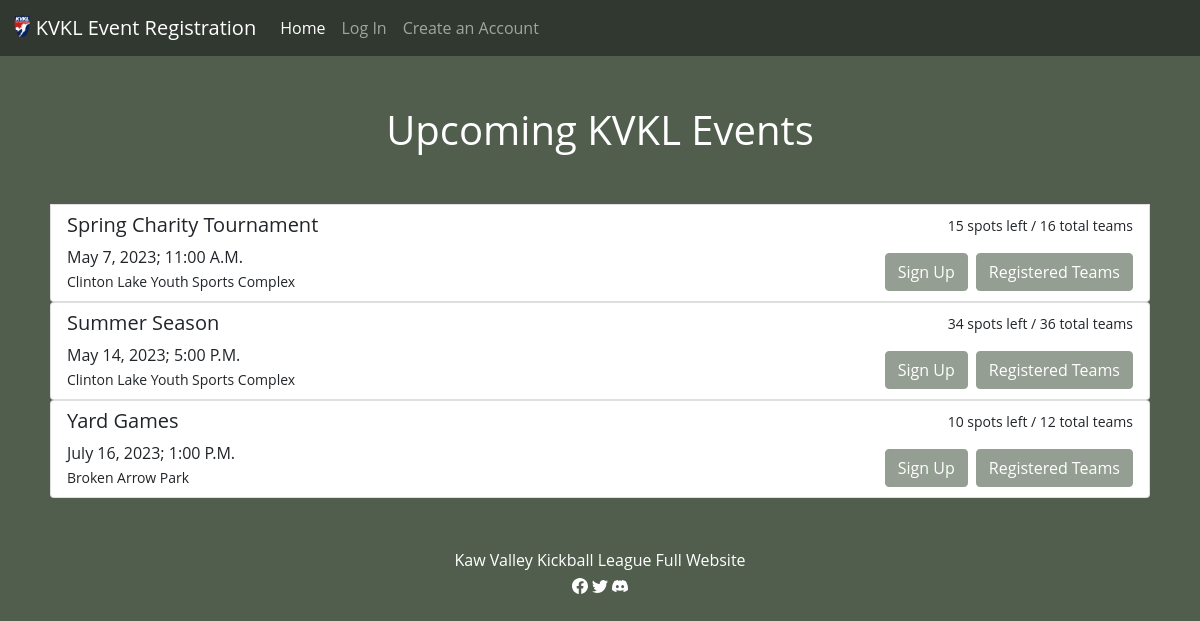
The page / on the database its author committed.
### tables this page shows
CREATE TABLE events (id INTEGER NOT NULL PRIMARY KEY AUTOINCREMENT, event_name TEXT NOT NULL, month TEXT NOT NULL, day TEXT NOT NULL, year YEAR NOT NULL, time TEXT NOT NULL, location TEXT NOT NULL, number_teams INTEGER NOT NULL, spots_available INTEGER NOT NULL);

### app.py (the view)
@app.route("/", methods=["GET"])
def index():
    events = db.execute("SELECT * FROM events")
    return render_template("index.html", events=events)

### templates/index.html (shortened to what this page needs)
{% extends "layout.html" %}
{% block main %}
    <h1 class="page-title">Upcoming KVKL Events</h1>
    <div class="homepage">
        {% for event in events %}
            <div class="list-group list-group-item container">
                <div class="row">
                    <div class="col">
                        <h5>{{ event.event_name }}</h5>
                        <div>{{ event.month }} {{ event.day }}, {{ event.year }}; {{ event.time }}</div>
                        <div><small>{{ event.location }}</small></div>
                    </div>
                    <div class="col text-end">
                        <small>{{ event.spots_available }} spots left / {{ event.number_teams }} total teams</small>
                        <div class="d-flex w-100 justify-content-end mt-3">
                            <div class="me-2"><button type="button" class="btn btn-kvkl" data-bs-toggle="modal" data-bs-target="#modal{{event.id}}">Sign Up</button></div>
                            <div><button type="button" class="btn btn-kvkl" data-bs-toggle="collapse" data-bs-target="#collapse{{event.id}}" aria-expanded="false" aria-controls="collapseExample">Registered Teams</button></div>
                        </div>
                    </div>
                </div>
            </div>
        {% endfor %}
    </div>
{% endblock %}

### static/styles.css (style rules this page uses)
body { font-family: Open Sans,Arial,sans-serif; background-color: #515e4e; color: white; }
div.homepage { margin-bottom: 50px; padding-left: 50px; padding-right: 50px; }
h1.page-title { text-align: center; margin-top: 50px; margin-bottom: 50px; }
.btn-kvkl { background-color: #959e93; border-color: #959e93; color: white; }

### rows shown on the page
events: event_name "Spring Charity Tournament", month "May", day "7", year "2023", time "11:00 A.M.", location "Clinton Lake Youth Sports Complex", spots_available "15", number_teams "16"
events: event_name "Summer Season", month "May", day "14", year "2023", time "5:00 P.M.", location "Clinton Lake Youth Sports Complex", spots_available "34", number_teams "36"
events: event_name "Yard Games", month "July", day "16", year "2023", time "1:00 P.M.", location "Broken Arrow Park", spots_available "10", number_teams "12"
